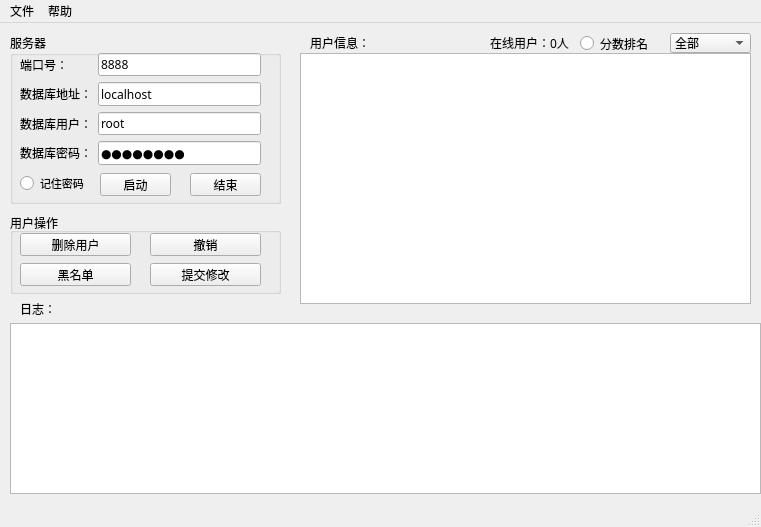
<?xml version="1.0" encoding="UTF-8"?>
<ui version="4.0">
 <class>MainWindow</class>
 <widget class="QMainWindow" name="MainWindow">
  <property name="geometry">
   <rect>
    <x>0</x>
    <y>0</y>
    <width>761</width>
    <height>527</height>
   </rect>
  </property>
  <property name="windowTitle">
   <string>MainWindow</string>
  </property>
  <widget class="QWidget" name="centralwidget">
   <widget class="QTableView" name="tableView">
    <property name="enabled">
     <bool>true</bool>
    </property>
    <property name="geometry">
     <rect>
      <x>300</x>
      <y>30</y>
      <width>451</width>
      <height>251</height>
     </rect>
    </property>
   </widget>
   <widget class="QTableView" name="tableView_2">
    <property name="geometry">
     <rect>
      <x>10</x>
      <y>300</y>
      <width>751</width>
      <height>171</height>
     </rect>
    </property>
   </widget>
   <widget class="QGroupBox" name="groupBox">
    <property name="geometry">
     <rect>
      <x>10</x>
      <y>10</y>
      <width>271</width>
      <height>171</height>
     </rect>
    </property>
    <property name="font">
     <font>
      <family>微软雅黑</family>
     </font>
    </property>
    <property name="title">
     <string>服务器</string>
    </property>
    <widget class="QWidget" name="formLayoutWidget">
     <property name="geometry">
      <rect>
       <x>10</x>
       <y>20</y>
       <width>241</width>
       <height>112</height>
      </rect>
     </property>
     <layout class="QFormLayout" name="formLayout">
      <item row="0" column="0">
       <widget class="QLabel" name="Label">
        <property name="text">
         <string>端口号：</string>
        </property>
       </widget>
      </item>
      <item row="0" column="1">
       <widget class="QLineEdit" name="LineEdit">
        <property name="text">
         <string>8888</string>
        </property>
       </widget>
      </item>
      <item row="1" column="0">
       <widget class="QLabel" name="Label_2">
        <property name="text">
         <string>数据库地址：</string>
        </property>
       </widget>
      </item>
      <item row="1" column="1">
       <widget class="QLineEdit" name="LineEdit_2">
        <property name="text">
         <string>localhost</string>
        </property>
       </widget>
      </item>
      <item row="2" column="0">
       <widget class="QLabel" name="Label_3">
        <property name="text">
         <string>数据库用户：</string>
        </property>
       </widget>
      </item>
      <item row="2" column="1">
       <widget class="QLineEdit" name="LineEdit_3">
        <property name="text">
         <string>root</string>
        </property>
       </widget>
      </item>
      <item row="3" column="0">
       <widget class="QLabel" name="Label_4">
        <property name="text">
         <string>数据库密码：</string>
        </property>
       </widget>
      </item>
      <item row="3" column="1">
       <widget class="QLineEdit" name="LineEdit_4">
        <property name="text">
         <string>liuyiwei</string>
        </property>
        <property name="echoMode">
         <enum>QLineEdit::Password</enum>
        </property>
       </widget>
      </item>
     </layout>
    </widget>
    <widget class="QPushButton" name="pushButton">
     <property name="geometry">
      <rect>
       <x>90</x>
       <y>140</y>
       <width>71</width>
       <height>23</height>
      </rect>
     </property>
     <property name="text">
      <string>启动</string>
     </property>
    </widget>
    <widget class="QPushButton" name="pushButton_2">
     <property name="geometry">
      <rect>
       <x>180</x>
       <y>140</y>
       <width>71</width>
       <height>23</height>
      </rect>
     </property>
     <property name="text">
      <string>结束</string>
     </property>
    </widget>
    <widget class="QRadioButton" name="radioButton_2">
     <property name="geometry">
      <rect>
       <x>10</x>
       <y>140</y>
       <width>71</width>
       <height>21</height>
      </rect>
     </property>
     <property name="font">
      <font>
       <family>微软雅黑</family>
       <pointsize>8</pointsize>
       <weight>50</weight>
       <bold>false</bold>
      </font>
     </property>
     <property name="text">
      <string>记住密码</string>
     </property>
     <property name="iconSize">
      <size>
       <width>13</width>
       <height>13</height>
      </size>
     </property>
     <property name="autoRepeat">
      <bool>false</bool>
     </property>
    </widget>
   </widget>
   <widget class="QLabel" name="label">
    <property name="geometry">
     <rect>
      <x>20</x>
      <y>280</y>
      <width>54</width>
      <height>12</height>
     </rect>
    </property>
    <property name="text">
     <string>日志：</string>
    </property>
   </widget>
   <widget class="QLabel" name="label_2">
    <property name="geometry">
     <rect>
      <x>310</x>
      <y>10</y>
      <width>112</width>
      <height>20</height>
     </rect>
    </property>
    <property name="font">
     <font>
      <family>微软雅黑</family>
     </font>
    </property>
    <property name="text">
     <string>用户信息：</string>
    </property>
   </widget>
   <widget class="QLabel" name="label_3">
    <property name="geometry">
     <rect>
      <x>490</x>
      <y>10</y>
      <width>81</width>
      <height>20</height>
     </rect>
    </property>
    <property name="font">
     <font>
      <family>微软雅黑</family>
     </font>
    </property>
    <property name="text">
     <string>在线用户：0人</string>
    </property>
   </widget>
   <widget class="QRadioButton" name="radioButton">
    <property name="geometry">
     <rect>
      <x>580</x>
      <y>10</y>
      <width>81</width>
      <height>21</height>
     </rect>
    </property>
    <property name="font">
     <font>
      <family>微软雅黑</family>
     </font>
    </property>
    <property name="text">
     <string>分数排名</string>
    </property>
   </widget>
   <widget class="QComboBox" name="comboBox">
    <property name="geometry">
     <rect>
      <x>670</x>
      <y>10</y>
      <width>81</width>
      <height>20</height>
     </rect>
    </property>
    <property name="font">
     <font>
      <family>微软雅黑</family>
     </font>
    </property>
    <item>
     <property name="text">
      <string>全部</string>
     </property>
    </item>
    <item>
     <property name="text">
      <string>离线</string>
     </property>
    </item>
    <item>
     <property name="text">
      <string>在线</string>
     </property>
    </item>
    <item>
     <property name="text">
      <string>游戏中</string>
     </property>
    </item>
   </widget>
   <widget class="QGroupBox" name="groupBox_2">
    <property name="geometry">
     <rect>
      <x>10</x>
      <y>190</y>
      <width>271</width>
      <height>81</height>
     </rect>
    </property>
    <property name="title">
     <string>用户操作</string>
    </property>
    <widget class="QPushButton" name="pushButton_3">
     <property name="geometry">
      <rect>
       <x>10</x>
       <y>20</y>
       <width>111</width>
       <height>23</height>
      </rect>
     </property>
     <property name="text">
      <string>删除用户</string>
     </property>
    </widget>
    <widget class="QPushButton" name="pushButton_4">
     <property name="geometry">
      <rect>
       <x>140</x>
       <y>50</y>
       <width>111</width>
       <height>23</height>
      </rect>
     </property>
     <property name="text">
      <string>提交修改</string>
     </property>
    </widget>
    <widget class="QPushButton" name="pushButton_5">
     <property name="geometry">
      <rect>
       <x>10</x>
       <y>50</y>
       <width>111</width>
       <height>23</height>
      </rect>
     </property>
     <property name="text">
      <string>黑名单</string>
     </property>
    </widget>
    <widget class="QPushButton" name="pushButton_6">
     <property name="geometry">
      <rect>
       <x>140</x>
       <y>20</y>
       <width>111</width>
       <height>23</height>
      </rect>
     </property>
     <property name="text">
      <string>撤销</string>
     </property>
    </widget>
   </widget>
  </widget>
  <widget class="QMenuBar" name="menubar">
   <property name="geometry">
    <rect>
     <x>0</x>
     <y>0</y>
     <width>761</width>
     <height>23</height>
    </rect>
   </property>
   <widget class="QMenu" name="menu">
    <property name="title">
     <string>帮助</string>
    </property>
    <addaction name="actionAbout"/>
   </widget>
   <widget class="QMenu" name="menu_2">
    <property name="title">
     <string>文件</string>
    </property>
    <addaction name="action"/>
    <addaction name="action_2"/>
   </widget>
   <addaction name="menu_2"/>
   <addaction name="menu"/>
  </widget>
  <widget class="QStatusBar" name="statusbar"/>
  <action name="actionAbout">
   <property name="text">
    <string>About</string>
   </property>
  </action>
  <action name="action">
   <property name="text">
    <string>启动</string>
   </property>
  </action>
  <action name="action_2">
   <property name="text">
    <string>结束</string>
   </property>
  </action>
 </widget>
 <resources/>
 <connections/>
</ui>
